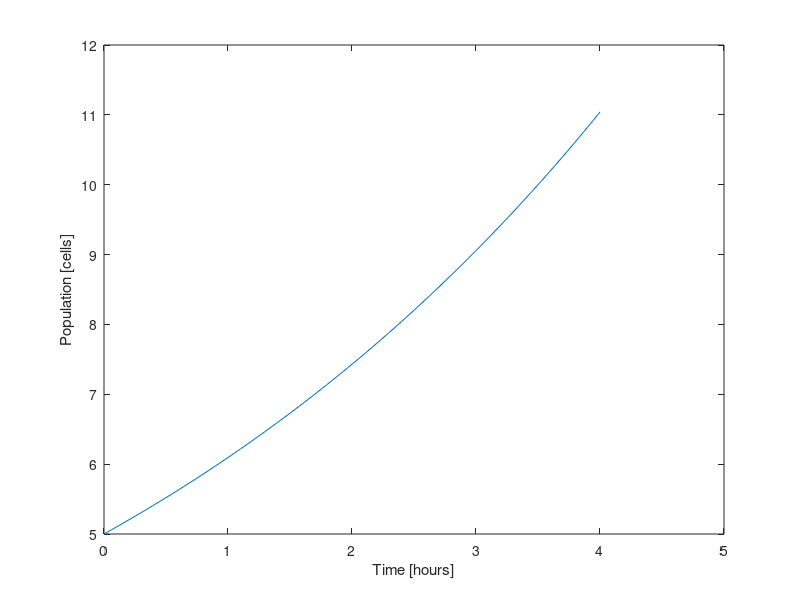

MATLAB code for this plot:
% Implement Euler's method. and show results
function res = euler()
    % Initial conditions
    tt(1) = 0;
    yy(1) = 5;
    % Time step
    dt = 0.1;
    
    % Loop for each time step
    for i=1:40
        r = rate_func(tt(i), yy(i));
        tt(i+1) = tt(i) + dt;
        yy(i+1) = yy(i) + r * dt;
    end
    plot(tt, yy)
    xlabel('Time [hours]')
    ylabel('Population [cells]')
end

function res = rate_func(t, y)
    %RATE_FUNC  Rate of growth at time (t) for population (y).
    a = 0.2;
    res = a * y;
end
